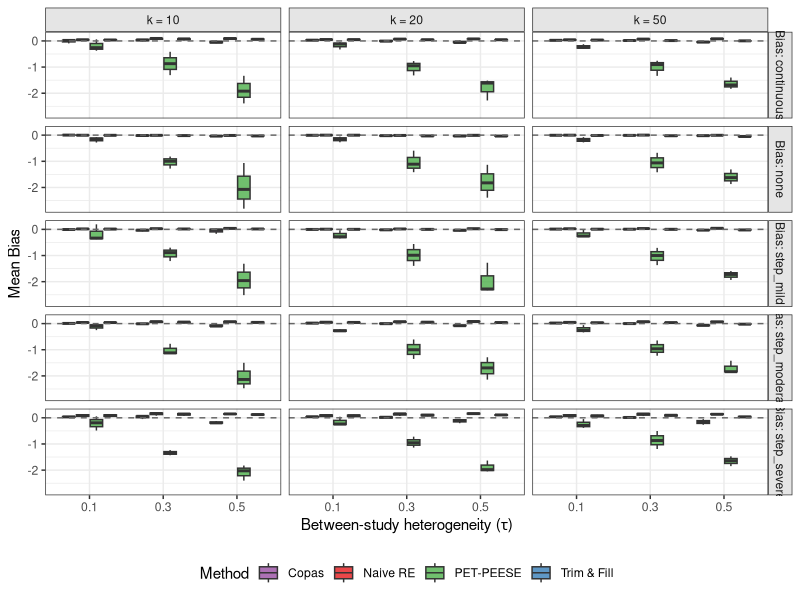
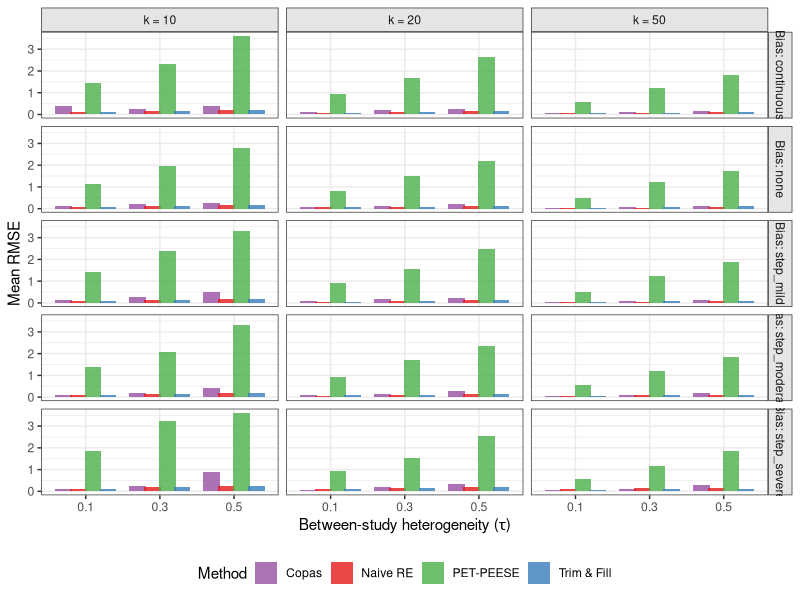
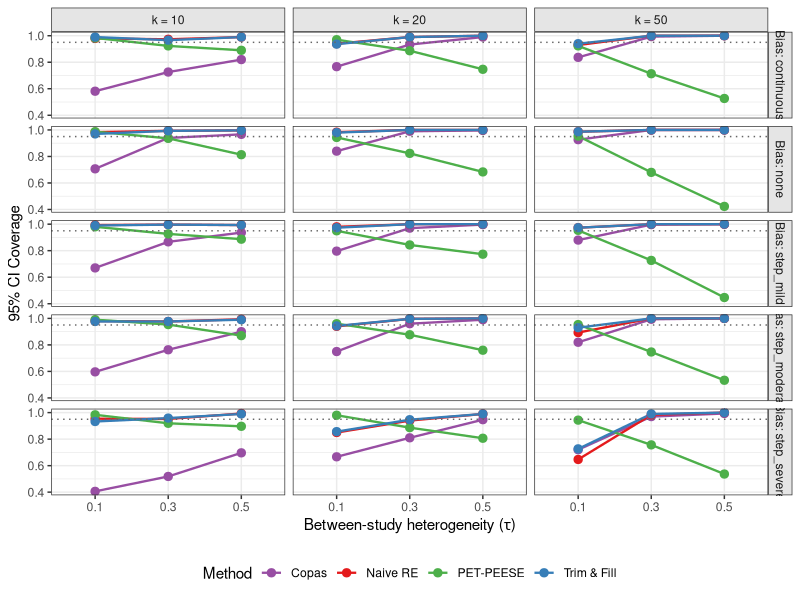
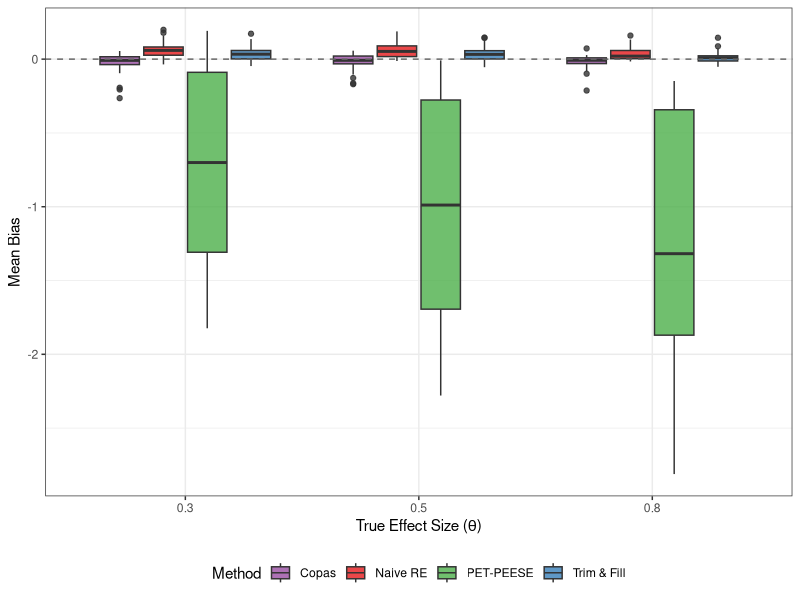

These charts were generated, in order, by the following R code:
## ---- chunk 1
knitr::opts_chunk$set(echo = FALSE, warning = FALSE, message = FALSE,
                      fig.width = 10, fig.height = 7, dpi = 300)
library(ggplot2)
library(dplyr)
library(tidyr)
library(knitr)

# Load the simulation summary data
df <- read.csv("../comprehensive_simulation_summary.csv")
## ---- chunk 2
# Prepare long-format data for plotting
bias_df <- df %>%
  select(bias_type, k_scenario, true_effect, true_tau,
         naive_bias, tf_bias, pp_bias, copas_bias) %>%
  pivot_longer(cols = ends_with("_bias"),
               names_to = "method",
               values_to = "bias") %>%
  mutate(method = recode(gsub("_bias", "", method),
                         "naive" = "Naive RE",
                         "tf" = "Trim & Fill",
                         "pp" = "PET-PEESE",
                         "copas" = "Copas"))

rmse_df <- df %>%
  select(bias_type, k_scenario, true_effect, true_tau,
         naive_rmse, tf_rmse, pp_rmse, copas_rmse) %>%
  pivot_longer(cols = ends_with("_rmse"),
               names_to = "method",
               values_to = "rmse") %>%
  mutate(method = recode(gsub("_rmse", "", method),
                         "naive" = "Naive RE",
                         "tf" = "Trim & Fill",
                         "pp" = "PET-PEESE",
                         "copas" = "Copas"))

coverage_df <- df %>%
  select(bias_type, k_scenario, true_effect, true_tau,
         naive_coverage, tf_coverage, pp_coverage, copas_coverage) %>%
  pivot_longer(cols = ends_with("_coverage"),
               names_to = "method",
               values_to = "coverage") %>%
  mutate(method = recode(gsub("_coverage", "", method),
                         "naive" = "Naive RE",
                         "tf" = "Trim & Fill",
                         "pp" = "PET-PEESE",
                         "copas" = "Copas"))

convergence_df <- df %>%
  select(bias_type, k_scenario, true_effect, true_tau,
         tf_convergence, pp_convergence, copas_convergence) %>%
  pivot_longer(cols = ends_with("_convergence"),
               names_to = "method",
               values_to = "convergence") %>%
  mutate(method = recode(gsub("_convergence", "", method),
                         "tf" = "Trim & Fill",
                         "pp" = "PET-PEESE",
                         "copas" = "Copas"))

# Color palette
method_colors <- c("Naive RE" = "#E41A1C", "Trim & Fill" = "#377EB8",
                    "PET-PEESE" = "#4DAF4A", "Copas" = "#984EA3")
## ---- chunk 3
scenario_summary <- df %>%
  group_by(bias_type, k_scenario) %>%
  summarise(
    n_conditions = n(),
    total_sims = sum(n_sims),
    mean_copas_conv = mean(copas_convergence, na.rm = TRUE),
    .groups = "drop"
  )

kable(scenario_summary,
      col.names = c("Bias Type", "k", "Conditions", "Total Sims", "Mean Copas Convergence"),
      caption = "Table 1: Summary of simulation conditions by bias type and number of studies.",
      digits = 3)
## ---- chunk 4
ggplot(bias_df, aes(x = factor(true_tau), y = bias, fill = method)) +
  geom_boxplot(outlier.size = 0.8, alpha = 0.8) +
  facet_grid(bias_type ~ k_scenario, labeller = labeller(
    k_scenario = function(x) paste0("k = ", x),
    bias_type = function(x) paste0("Bias: ", x)
  )) +
  geom_hline(yintercept = 0, linetype = "dashed", color = "grey40") +
  scale_fill_manual(values = method_colors) +
  theme_bw(base_size = 11) +
  theme(legend.position = "bottom",
        strip.background = element_rect(fill = "grey90")) +
  labs(x = expression("Between-study heterogeneity ("*tau*")"),
       y = "Mean Bias",
       fill = "Method")
## ---- chunk 5
ggplot(rmse_df, aes(x = factor(true_tau), y = rmse, fill = method)) +
  geom_bar(stat = "summary", fun = "mean", position = position_dodge(width = 0.8),
           alpha = 0.8) +
  facet_grid(bias_type ~ k_scenario, labeller = labeller(
    k_scenario = function(x) paste0("k = ", x),
    bias_type = function(x) paste0("Bias: ", x)
  )) +
  scale_fill_manual(values = method_colors) +
  theme_bw(base_size = 11) +
  theme(legend.position = "bottom",
        strip.background = element_rect(fill = "grey90")) +
  labs(x = expression("Between-study heterogeneity ("*tau*")"),
       y = "Mean RMSE",
       fill = "Method")
## ---- chunk 6
ggplot(coverage_df, aes(x = factor(true_tau), y = coverage, color = method, group = method)) +
  stat_summary(fun = mean, geom = "line", linewidth = 0.8) +
  stat_summary(fun = mean, geom = "point", size = 2.5) +
  facet_grid(bias_type ~ k_scenario, labeller = labeller(
    k_scenario = function(x) paste0("k = ", x),
    bias_type = function(x) paste0("Bias: ", x)
  )) +
  geom_hline(yintercept = 0.95, linetype = "dotted", color = "grey40") +
  scale_color_manual(values = method_colors) +
  theme_bw(base_size = 11) +
  theme(legend.position = "bottom",
        strip.background = element_rect(fill = "grey90")) +
  labs(x = expression("Between-study heterogeneity ("*tau*")"),
       y = "95% CI Coverage",
       color = "Method")
## ---- chunk 7
conv_summary <- df %>%
  group_by(k_scenario) %>%
  summarise(
    `Trim & Fill` = sprintf("%.1f%%", mean(tf_convergence, na.rm = TRUE) * 100),
    `PET-PEESE` = sprintf("%.1f%%", mean(pp_convergence, na.rm = TRUE) * 100),
    Copas = sprintf("%.1f%%", mean(copas_convergence, na.rm = TRUE) * 100),
    .groups = "drop"
  )

kable(conv_summary,
      col.names = c("k", "Trim & Fill", "PET-PEESE", "Copas"),
      caption = "Table 2: Mean convergence rates by number of studies.",
      align = "lccc")
## ---- chunk 8
bias_by_effect <- df %>%
  pivot_longer(cols = c(naive_bias, tf_bias, pp_bias, copas_bias),
               names_to = "method", values_to = "bias") %>%
  mutate(method = recode(gsub("_bias", "", method),
                         "naive" = "Naive RE",
                         "tf" = "Trim & Fill",
                         "pp" = "PET-PEESE",
                         "copas" = "Copas"))

ggplot(bias_by_effect, aes(x = factor(true_effect), y = bias, fill = method)) +
  geom_boxplot(alpha = 0.8) +
  geom_hline(yintercept = 0, linetype = "dashed", color = "grey40") +
  scale_fill_manual(values = method_colors) +
  theme_bw(base_size = 11) +
  theme(legend.position = "bottom") +
  labs(x = expression("True Effect Size ("*theta*")"),
       y = "Mean Bias",
       fill = "Method")
